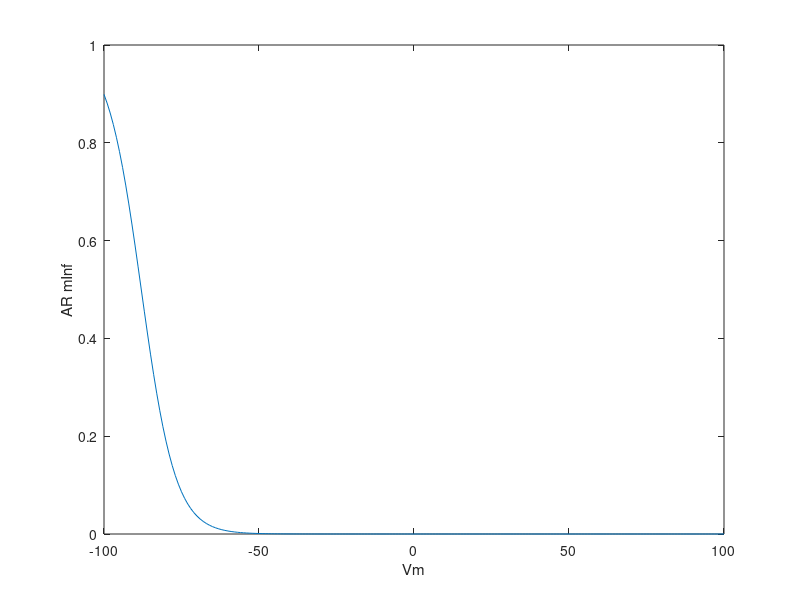
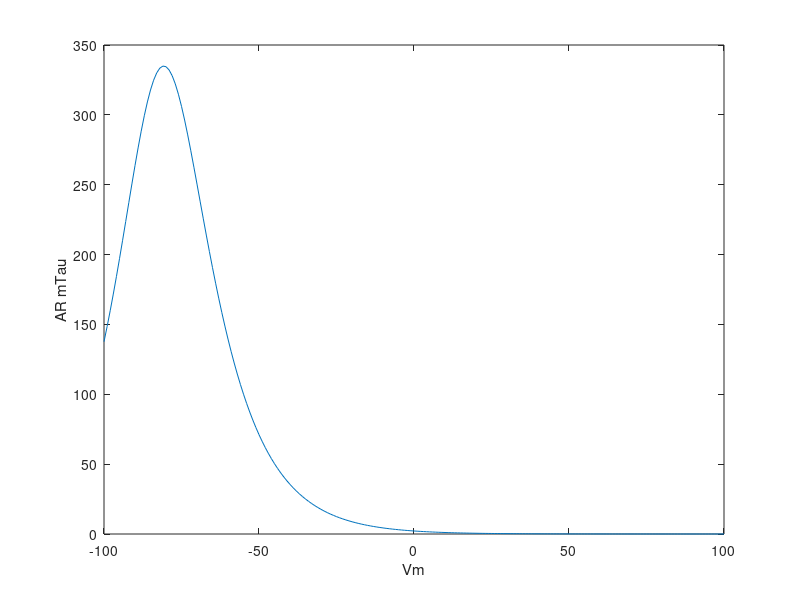

The MATLAB script that drew these images, in order:


%%

scaling_mode = 2;

V=-100:100
AR_V12 = [-87.5]
AR_k = [-5.5]
gAR = [115]
E_AR = [-25]
switch scaling_mode
    case 1
        % Kramer's original values
        c_ARaM = [1.75]
        c_ARbM = [.5]
    case 2
        % Jason's values
        c_ARaM = [2.75]
        c_ARbM = [3]
    case 3
        % Unmodified
        c_ARaM = [1]
        c_ARbM = [1]
end
AR_L = [1]
AR_R = [1]
IC = [0]
IC_noise = [0.01]
 
minf = 1 ./ (1+exp((AR_V12-V)/AR_k))
mtau = 1./(AR_L.*exp(-14.6-.086*V)+AR_R.*exp(-1.87+.07*V))
aM = c_ARaM.*(minf ./ mtau)
bM = c_ARbM.*((1-minf)./mtau)

figure;plot(V,aM./(aM+bM)); xlabel('Vm'); ylabel('AR mInf');
figure;plot(V,1./(aM+bM)); xlabel('Vm'); ylabel('AR mTau');

 
